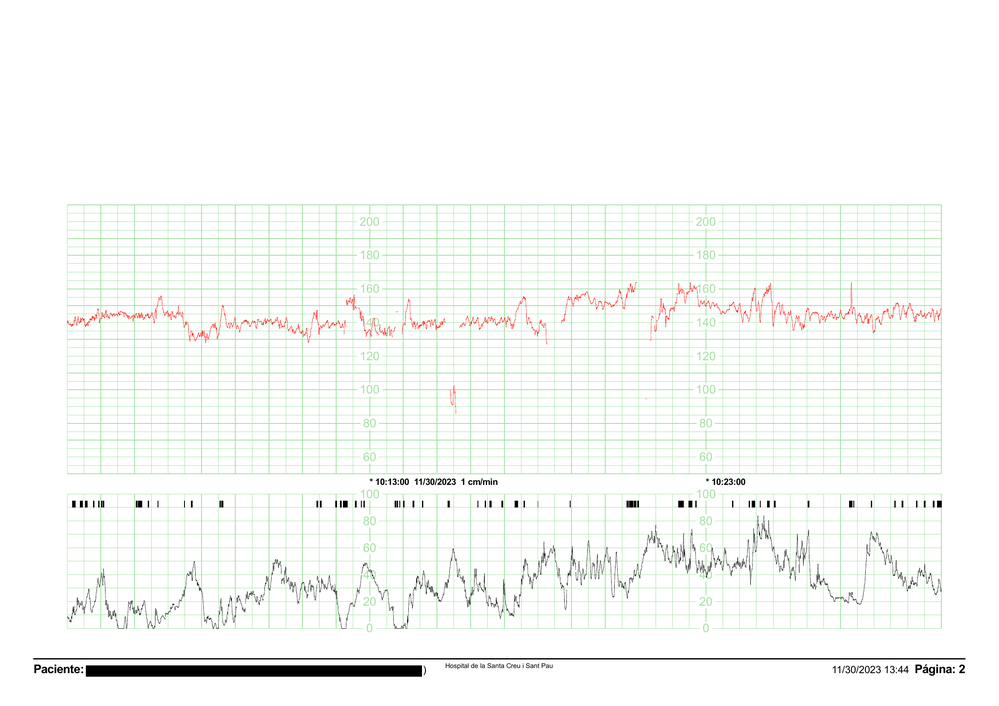
#> input picture src/core/img2.png, 999 x 706 px, shrunk from 2339 x 1654 before the run
$ python -i countours.py   (imports and definitions only)
#> lines starting #> are read from the running program, lines starting #| are printed output that depends on the picture
#> further down, picture is the input picture: shape (706, 999, 3); mean B, G, R 246.2, 249.4, 246.8
import cv2
import numpy as np


def get_contour_extremes(contour):
    if len(contour) == 0:
        return None, None

    # Initialize with the first point
    min_y = max_y = contour[0][0][1]

    # Iterate through the contour points
    for point in contour:
        y = point[0][1]
        min_y = min(min_y, y)
        max_y = max(max_y, y)

    return min_y, max_y

def get_contour_with_largest_area(contours):
    if not contours:
        return None

    # Find the contour with the largest area
    max_contour = max(contours, key=cv2.contourArea)

    return max_contour

def get_second_contour_with_largest_area(contours):
    if not contours:
        return []

    # Sort contours by area in descending order
    sorted_contours = sorted(contours, key=cv2.contourArea, reverse=True)

    return sorted_contours[1]

def get_contours(img):
    gray_img = cv2.cvtColor(img, cv2.COLOR_BGR2GRAY)
    # _, thresholded = cv2.threshold(gray_img, 128, 255, cv2.THRESH_BINARY)
    processed_image = preprocess_image(gray_img)
#> in preprocess_image, `dilated_image = cv2.dilate(image, np.ones((5, 5), np.uint8), iteration..`: dilated_image: shape (706, 999); every value is 255
    contours, _ = cv2.findContours(processed_image, cv2.RETR_EXTERNAL, cv2.CHAIN_APPROX_SIMPLE)
#> contours = [[[0, 0], [0, 705], [998, 705], [998, 0]]]

    image_with_contours = cv2.cvtColor(gray_img, cv2.COLOR_GRAY2BGR)
    cv2.drawContours(image_with_contours, contours, -1, (0, 255, 0), 2)
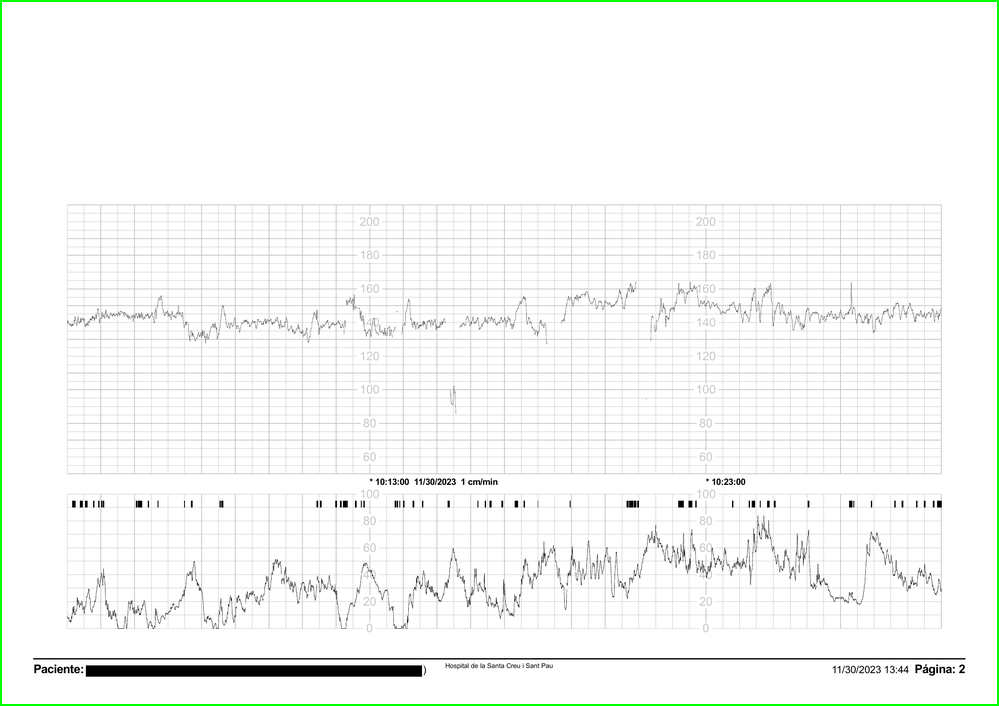
#> image_with_contours: shape (706, 999, 3); mean B, G, R 245.8, 248.3, 245.8

    # show_img(processed_image, use_open_cv=False)
    # show_img(image_with_contours, use_open_cv=False)

    return contours, image_with_contours


def preprocess_image(image):
    # Apply dilation to make the gray parts thicker
    dilated_image = cv2.dilate(image, np.ones((5, 5), np.uint8), iterations=4)

    # Apply erosion to return to the original size
    eroded_image = cv2.erode(dilated_image, np.ones((5, 5), np.uint8), iterations=4)

    return eroded_image


def get_image_fragment_from_contour(img, contour):
    # Get the bounding rectangle of the contour
    x, y, w, h = cv2.boundingRect(contour)

    # Extract the image fragment using slicing
    img_fragment = img[y:y+h, x:x+w]

    return img_fragment

>>> import cv2
>>> picture = cv2.imread('../img2.png')
>>> result = get_contours(picture)

$ run again, on src/core/img24.png
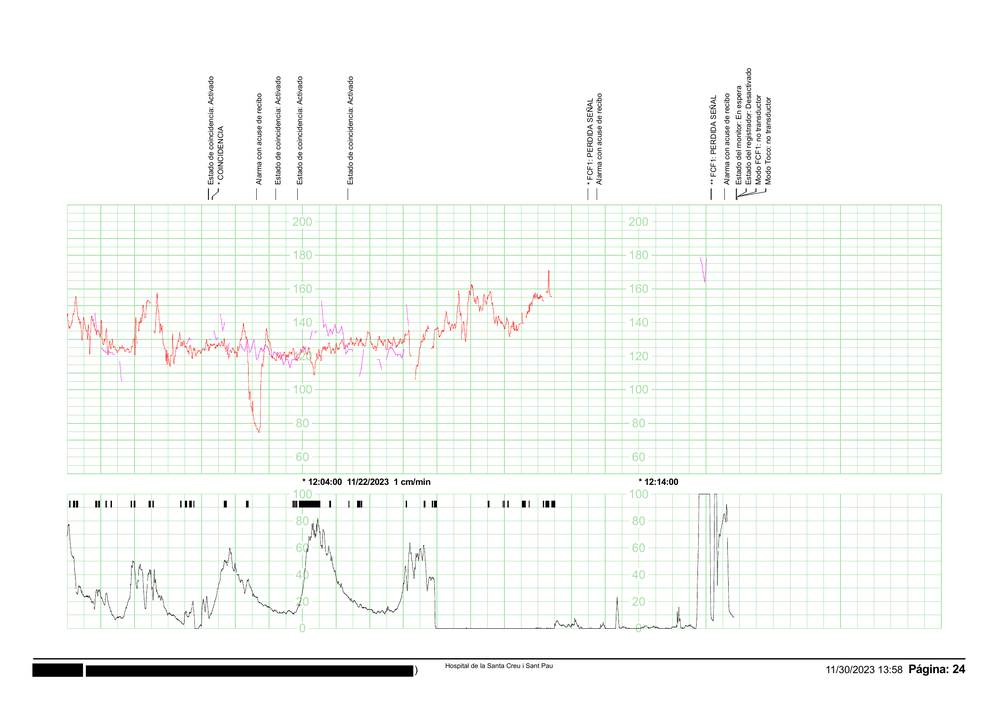
#> input picture src/core/img24.png, 999 x 706 px, shrunk from 2339 x 1654 before the run
#> picture is the input picture: shape (706, 999, 3); mean B, G, R 245.9, 249, 246.3
#> dilated_image: shape (706, 999); every value is 255
#> contours = [[[0, 0], [0, 705], [998, 705], [998, 0]]]
#> in get_contours, `cv2.drawContours(image_with_contours, contours, -1, (0, 255, 0), 2)`:
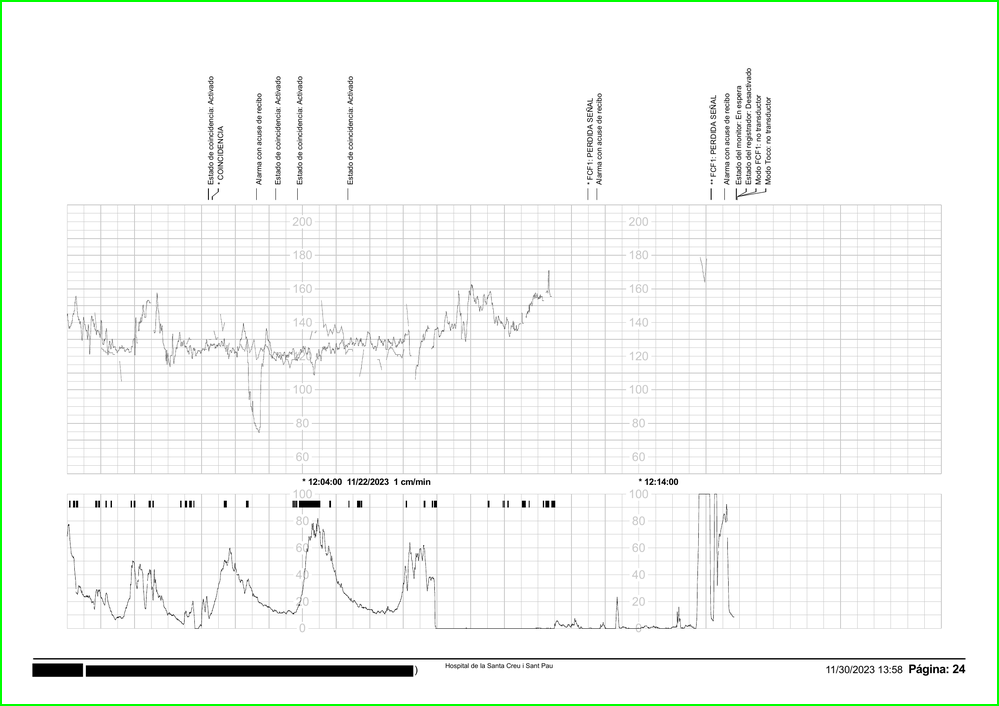
#> image_with_contours: shape (706, 999, 3); mean B, G, R 245.4, 247.9, 245.4

$ run again, on src/core/img3.png
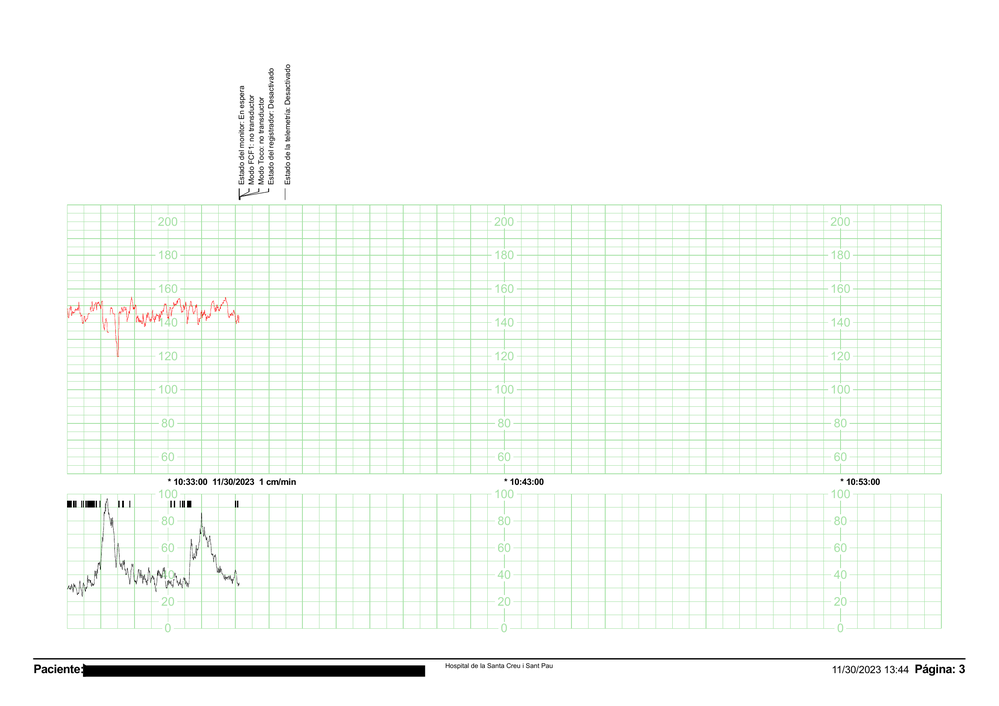
#> input picture src/core/img3.png, 999 x 706 px, shrunk from 2339 x 1654 before the run
#> picture is the input picture: shape (706, 999, 3); mean B, G, R 247.1, 250.4, 247.2
#> dilated_image: shape (706, 999); every value is 255
#> contours = [[[0, 0], [0, 705], [998, 705], [998, 0]]]
#> in get_contours, `cv2.drawContours(image_with_contours, contours, -1, (0, 255, 0), 2)`:
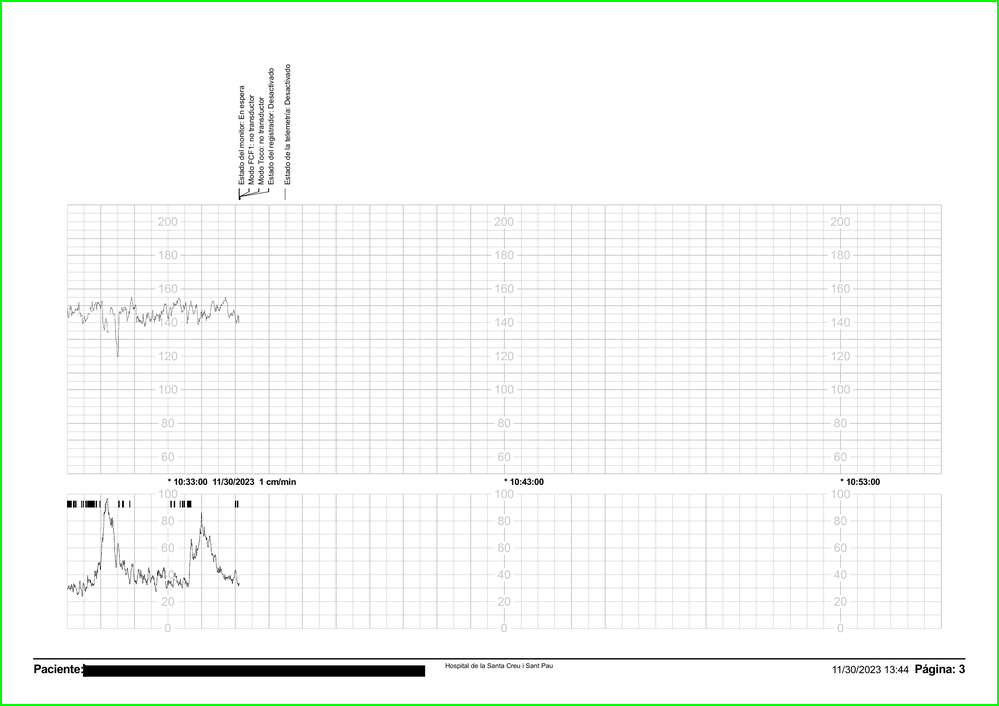
#> image_with_contours: shape (706, 999, 3); mean B, G, R 246.6, 249.1, 246.6

$ run again, on src/core/img31.png
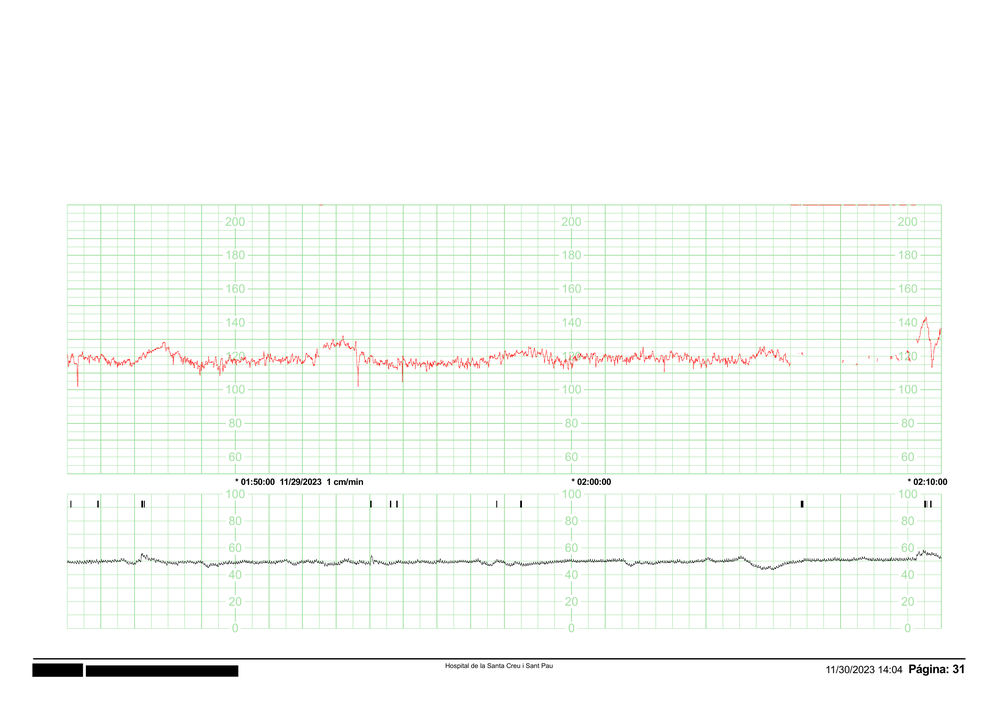
#> input picture src/core/img31.png, 999 x 706 px, shrunk from 2339 x 1654 before the run
#> picture is the input picture: shape (706, 999, 3); mean B, G, R 247.5, 250.8, 248
#> dilated_image: shape (706, 999); every value is 255
#> contours = [[[0, 0], [0, 705], [998, 705], [998, 0]]]
#> in get_contours, `cv2.drawContours(image_with_contours, contours, -1, (0, 255, 0), 2)`:
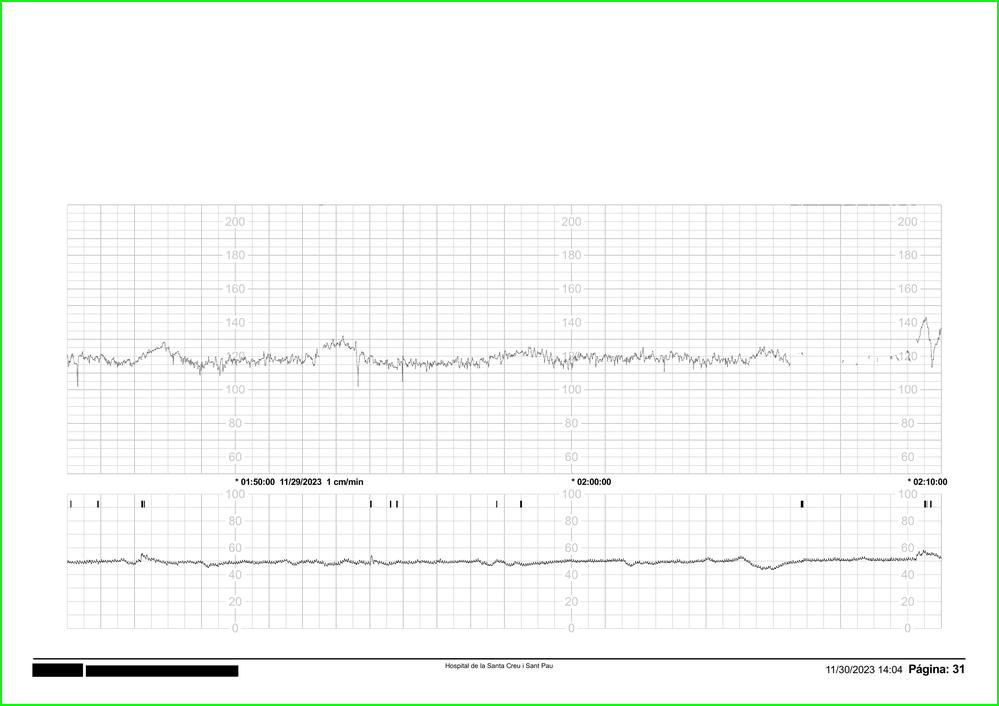
#> image_with_contours: shape (706, 999, 3); mean B, G, R 247.1, 249.6, 247.1
